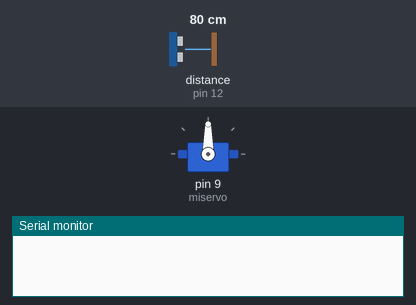
The sketch below on a simulated Arduino Uno, built with avr-gcc and run on an emulated ATmega328P. On the bench: servo, the last lines printed to the serial monitor. Wiring (inferred from the names in the program): ultrasonic range finder: trigger pin 13; echo pin 12. The test bench sets the inputs (shaded band); at power-on: distance to the obstacle (sensor on pin 12) 80 cm. The echo pulse lasts 58.3 µs per cm.

Above: at 1.2 s.
1.3 s: distance to the obstacle (sensor on pin 12) set to 22 cm
2.8 s: distance to the obstacle (sensor on pin 12) set to 18 cm
At 2.99 s:
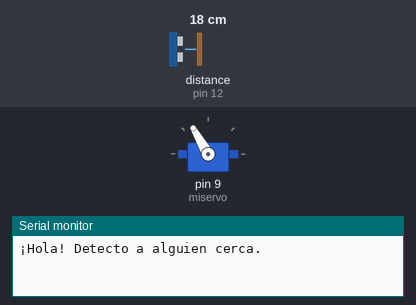
At 3.59 s:
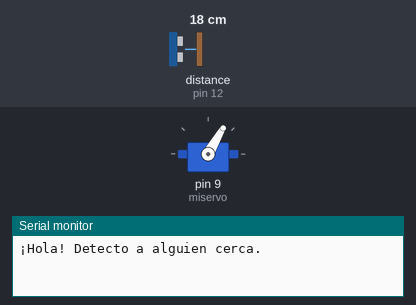
Timing chart, 0 to 11.8 s (numbered marks = the images above; inputs shaded):
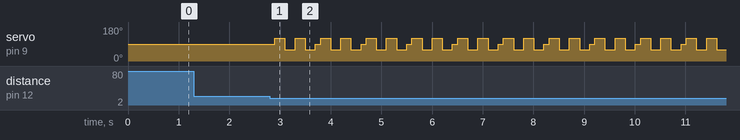

Measured:
- the behaviour switches between 21 and 20 cm on distance to the obstacle (sensor on pin 12) (found by bisection; images 0 and 1)
- after the input at 1.3 s, every drawn part: stays the same
- after the input at 2.8 s, servo on pin 9 (miservo): 90° → 120° after 0.10 s, then repeats every 0.90 s: 60° 0.20 s, 120° 0.20 s, 60° 0.20 s, 90° 0.10 s, 120° 0.20 s

The sketch:

Maquina_que_saluda.ino
```cpp
// ejercicio 3.1: Sensor ultrasonico + servomotor
#include <Servo.h>

Servo miservo;
const int pinTrig = 13;
const int pinEcho = 12;
const int umbralSaludo = 20; // Distancia en cm para saludar

void setup() {
  Serial.begin(9600);
  miservo.attach(9);
  pinMode(pinTrig, OUTPUT);
  pinMode(pinEcho, INPUT);

  miservo.write(90); // Posición inicial (reposo)
}

void loop() {
  // Lógica de medición de distancia
  digitalWrite(pinTrig, LOW);
  delayMicroseconds(2);
  digitalWrite(pinTrig, HIGH);
  delayMicroseconds(10);
  digitalWrite(pinTrig, LOW);
  long duracion = pulseIn(pinEcho, HIGH);
  int distancia = duracion * 0.034 / 2;

  if (distancia > 0 && distancia < umbralSaludo) {
    Serial.println("¡Hola! Detecto a alguien cerca.");

    // Gesto de saludo (va y vuelve 2 veces)
    for(int i = 0; i < 2; i++) {
      miservo.write(120);
      delay(200);
      miservo.write(60);
      delay(200);
    }
    miservo.write(90); // Vuelve al reposo
  }

  delay(100);
}
```
